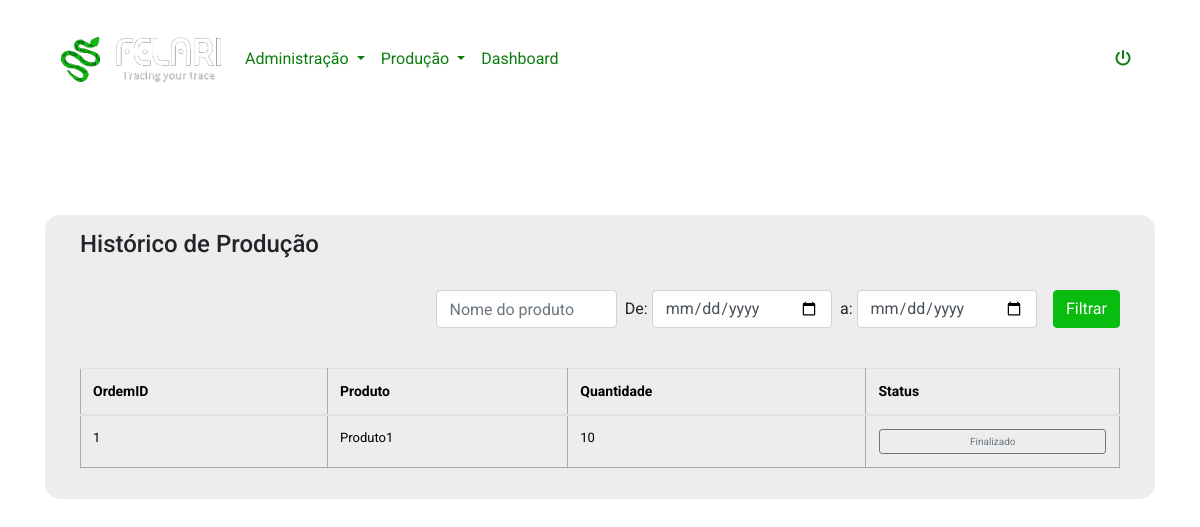
The page /pastProductions (signed in) on the database as committed earlier.
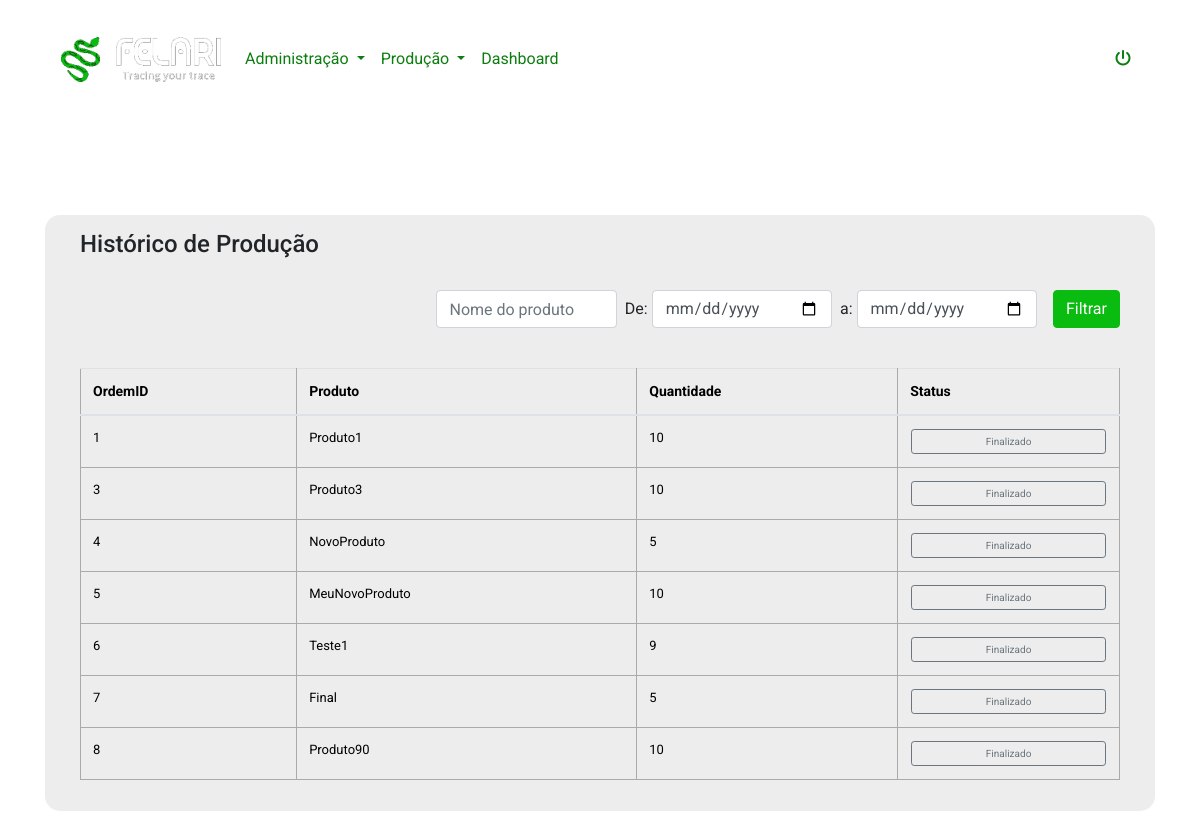
The same page on the database as committed later.
### app.py (models this page shows, shortened)
class OrdemProducao(db.Model):
    id = db.Column(db.Integer, primary_key=True)
    produto_id = db.Column(db.Integer, db.ForeignKey('product.id'), nullable=False)
    produto = db.relationship('Product', backref=db.backref('ordens_producao', lazy=True))
    quantidade = db.Column(db.Integer, nullable=False)
    data_prevista = db.Column(db.DateTime, nullable=False)
    status = db.Column(db.Integer, nullable=False)

class Product(db.Model):
    id = db.Column(db.Integer, primary_key=True)
    nome = db.Column(db.String(100), nullable=False)
    ultima_producao = db.Column(db.DateTime)
    access_points = db.relationship('AccessPoint', secondary=products_access_points, backref=db.backref('products', lazy='dynamic'))

### app.py (the view, shortened to what this page needs)
@app.route('/pastProductions', methods=['GET', 'POST'])
@login_required
def pastProductions():
    form = TaskForm()
    produto_nome = request.args.get('produto')
    data_inicial = request.args.get('data_inicial')
    data_final = request.args.get('data_final')
    query = OrdemProducao.query.order_by(OrdemProducao.data_prevista)
    if produto_nome:
        query = query.filter(OrdemProducao.produto.has(nome=produto_nome))
    if data_inicial and data_final:
        data_inicial_dt = datetime.strptime(data_inicial, '%Y-%m-%d')
        data_final_dt = datetime.strptime(data_final, '%Y-%m-%d')
        query = query.filter(OrdemProducao.data_prevista.between(data_inicial_dt, data_final_dt))
    ordens = query.all()
    tasks = aFazer.query.order_by(aFazer.date_created).all()
    return render_template('pastProductions.html', form=form, tasks=tasks, ordens=ordens)

### app.py
class TaskForm(FlaskForm):
    content = StringField(validators=[DataRequired(), Length(min=5, max=200)])
    submit = SubmitField('Atualizar')

### app.py (called while the page is built)
@login_manager.user_loader
def load_user(user_id):
    return User.query.get(int(user_id))

### templates/pastProductions.html (shortened to what this page needs)
{% extends 'base.html' %}
{% block head %}
<link rel="stylesheet" href="{{ url_for('static', filename='css/styles.css') }}">
{% endblock %}
{% block body %}
<div class="historico py-5">
    <div class="container">
        <div class="row">
            <div class="col-12">
                <div class="historico-container">
                    <div class="row">
                        <div class="col-12">
                            <h4>Histórico de Produção</h4>
                        </div>
                        <div class="col-12 py-4">
                            <form method="GET">
                                <div class="d-flex align-items-center justify-content-end w-100 h-100">
                                    <div class="d-flex align-items-center justify-content-center">
                                        <input class="form-control" type="text" placeholder="Nome do produto" name="produto">
                                        <label class="ml-2 mr-1 mb-0" for="InicialDate">De:</label>
                                        <input type="date" class="form-control" name="data_inicial">
                                        <label class="ml-2 mr-1 mb-0" for="EndDate">a:</label>
                                        <input type="date" class="form-control" name="data_final">
                                        <button type="submit" class="ml-3 btn btn-primary">Filtrar</button>
                                    </div>
                                </div>
                            </form>
                        </div>
                        <div class="col-12 mt-3">
                            <div class="table-responsive">
                                <table class="table">
                                    <thead>
                                        <tr>
                                            <th>OrdemID</th>
                                            <th>Produto</th>
                                            <th>Quantidade</th>
                                            <th>Status</th>
                                        </tr>
                                    </thead>
                                    <tbody>
                                        {% for ordem in ordens %}
                                        {% if ordem.status in [2,3] %}
                                        <tr class="ordemDeProducao">
                                            <td>{{ ordem.id }}</td>
                                            <td>{{ ordem.produto.nome }}</td>
                                            <td>{{ ordem.quantidade }}</td>
                                            <td>
                                                {% if ordem.status == 2 %}
                                                <a class="btn btn-secondary btn-sm" href="/view_serials/{{ ordem.id }}">Iniciado</a>
                                                <form action="{{ url_for('delete_serials', ordem_id=ordem.id) }}" method="post">
                                                    <button type="submit" class="btn btn-danger btn-sm">Zerar Seriais</button>
                                                </form>
                                                {% elif ordem.status == 3 %}
                                                <a class="btn btn-outline-secondary btn-sm" href="/view_serials/{{ ordem.id }}">Finalizado</a>
                                                {% endif %}
                                            </td>
                                        </tr>
                                        {% endif %}
                                        {% endfor %}
                                    </tbody>
                                </table>
                            </div>
                        </div>
                    </div>
                </div>
            </div>
        </div>
    </div>
</div>
{% endblock %}

Rows that differ between the two databases and show on the page:
now on this page (row edited): OrdemProducao: id "3", produto.nome "Produto3", quantidade "10"
now on this page (row edited): OrdemProducao: id "4", produto.nome "NovoProduto", quantidade "5"
added OrdemProducao: id "5", produto.nome "MeuNovoProduto", quantidade "10"
added OrdemProducao: id "6", produto.nome "Teste1", quantidade "9"
added OrdemProducao: id "7", produto.nome "Final", quantidade "5"
added OrdemProducao: id "8", produto.nome "Produto90", quantidade "10"
